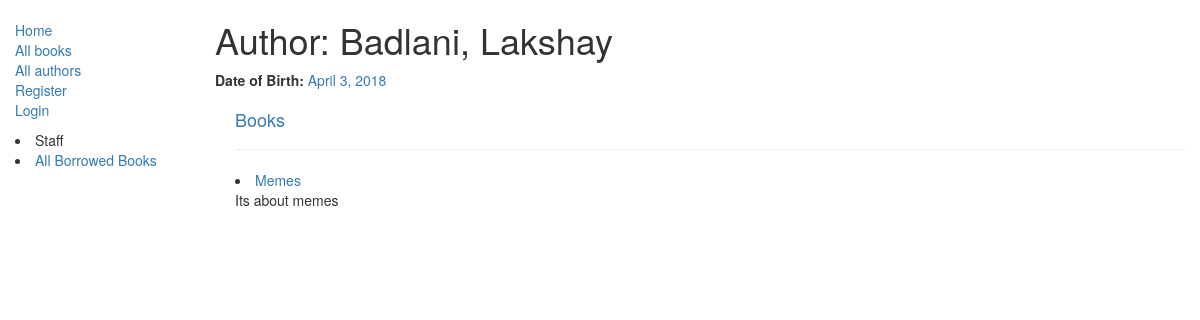
The app's page /catalog/author/1 with its own data.
### catalog/models.py (models this page shows, shortened)
class Author(models.Model):
    first_name = models.CharField(max_length=100)
    last_name = models.CharField(max_length=100)
    date_of_birth = models.DateField(null=True, blank=True)
    date_of_death = models.DateField('Died', null=True, blank=True)
    class Meta:
        ordering = ["last_name","first_name"]

class Book(models.Model):
    title = models.CharField(max_length=200)
    author = models.ForeignKey('Author', on_delete=models.SET_NULL, null=True)
    summary = models.TextField(max_length=1000, help_text='Enter a brief description of the book')
    isbn = models.CharField('ISBN',max_length=13, help_text='13 Character <a href="https://www.isbn-international.org/content/what-isbn">ISBN number</a>')
    genre = models.ManyToManyField(Genre, help_text='Select a genre for this book')
    def get_absolute_url(self):
        return reverse('book-detail', args=[str(self.id)])
    def display_genre(self):
        """
        Creates a string for the Genre. This is required to display genre in Admin.
        """
        return ', '.join([ genre.name for genre in self.genre.all()[:3] ])
    display_genre.short_description = 'Genre'

### catalog/views.py (the view)
# urls.py: path('author/<int:pk>', views.AuthorDetailView.as_view(), name='author-detail'),
class AuthorDetailView(generic.DetailView):
    model = Author

### catalog/templates/catalog/author_detail.html
{% extends "base_generic.html" %}
{% block content %}
  <h1>Author: {{ author.last_name}}, {{author.first_name }}</h1>
  <p><strong>Date of Birth:</strong> <a href="">{{ author.date_of_birth }}
  <div style="margin-left:20px;margin-top:20px">
    <h4>Books</h4>
    {% for copy in author.book_set.all %}
    <hr>
    <li>
        <a href="{{ copy.get_absolute_url }}">{{ copy.title }}</a>
      </li>
    <p >{{copy.summary}}</p>
    {% endfor %}
  </div>
{% endblock %}

### records on screen
Author: last_name "Badlani", first_name "Lakshay", date_of_birth "April 3, 2018"
Book: title "Memes", summary "Its about memes"
